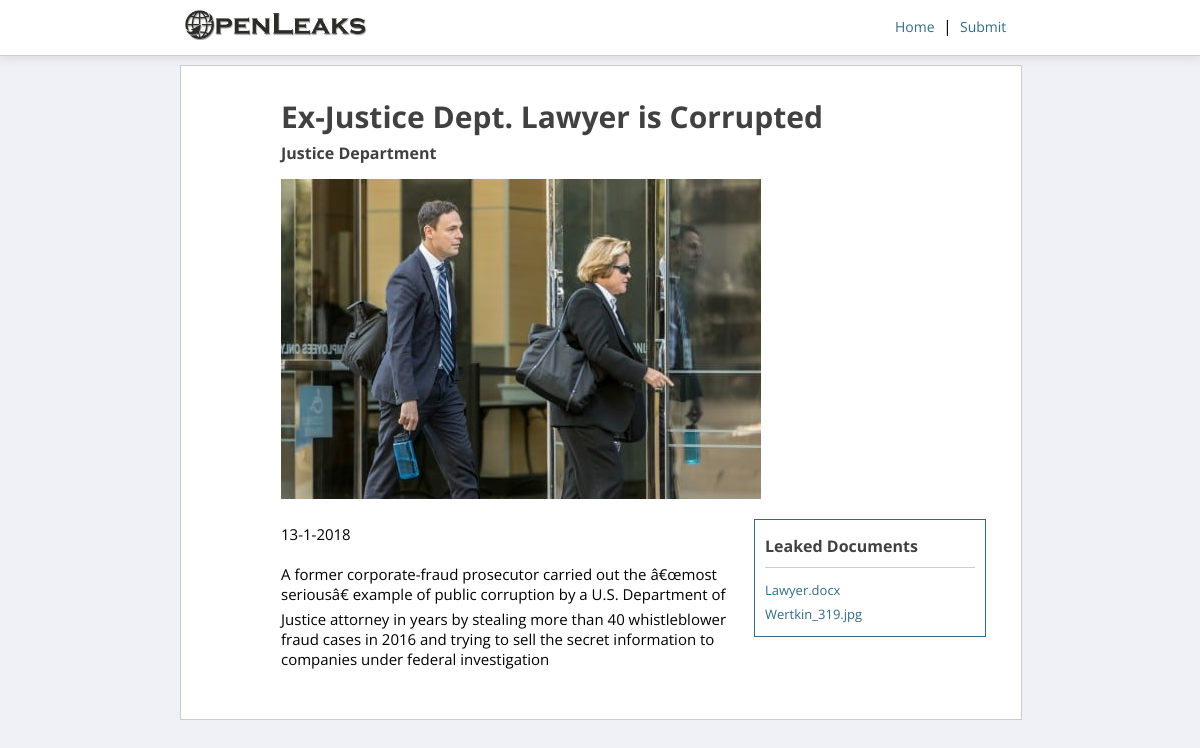
The page /post?id=9463 on the database its author committed.
### tables this page shows
CREATE TABLE IF NOT EXISTS `submission` (
`sno` int(200) NOT NULL,
  `id` varchar(100) NOT NULL,
  `f1` varchar(1000) DEFAULT NULL,
  `f2` varchar(1000) DEFAULT NULL,
  `f3` varchar(1000) DEFAULT NULL,
  `f4` varchar(1000) DEFAULT NULL,
  `title` varchar(1000) DEFAULT NULL,
  `org` varchar(1000) DEFAULT NULL,
  `thedate` varchar(100) DEFAULT NULL,
  `location` varchar(100) DEFAULT NULL,
  `description` varchar(10000) DEFAULT NULL,
  `verified` varchar(10) DEFAULT NULL,
  `views` varchar(100) DEFAULT NULL
);

### post.php (the view, shortened to what this page needs)
<!DOCTYPE html>
<html>
  <head>
	<link rel="stylesheet" type="text/css" href="css/post.css">
  </head>
  <body>
  	<nav>
  	  <div class="logo">
  		<img src="img/logo.png" onclick="location.href = 'index'">
  	  </div>
  	  <div class="links"><a href="index">Home</a>&nbsp;&nbsp;|&nbsp;&nbsp;<a href="submit">Submit</a></div>
  	</nav>
  	<div class="wrapper">
      <div class="right">
<?php
      $id = $_GET['id'];
      $query = "SELECT * FROM submission WHERE id = '$id'";
      $result = mysql_query($query) or die(mysql_error());
      if($result == FALSE){
        header('location:index');
      }
      else{
        if(mysql_num_rows($result) > 0){
          while($row = mysql_fetch_assoc($result)){
            ?>
            <h1>
              <?php  echo $row['title']; ?>
            </h1>
        <h3><?php echo $row['org']; ?></h3>
       <img src="
          <?php
          if($row['f1'] != "" || $row['f2'] != "" || $row['f3'] != "" || $row['f4'] != ""){
        if(exif_imagetype($row['f1']) == IMAGETYPE_JPEG || exif_imagetype($row['f1']) == IMAGETYPE_PNG){
              echo $row['f1'];
          }
          else if(exif_imagetype($row['f2']) == IMAGETYPE_JPEG || exif_imagetype($row['f2']) == IMAGETYPE_PNG){
            echo $row['f2'];
          }
          }
          else{
            echo "img/globe.png";
          }
       ?>
       ">
        <div class="leaked-docs">
          <h3>Leaked Documents</h3>
            <?php if($row['f1'] != ''){ ?>
              <a href="<?php echo $row['f1']; ?>" download><?php echo basename($row['f1']); ?></a>
            <?php } ?>
            <?php if($row['f2'] != ''){ ?>
              <a href="<?php echo $row['f2']; ?>" download><?php echo basename($row['f2']); ?></a>
            <?php } ?>
        </div>
        <p class="date"><?php echo $row['thedate']; ?></p>
        <p><?php echo $row['description']; ?></p>
     <?
       }
        }
      }
?>
      </div>
  	</div>
    <br><br><br><br><br>
  </body>
</html>

### css/post.css (style rules this page uses)
* { padding: 0; margin: 0; outline: 0; font-size: 16px; font-family: 'Open Sans', sans-serif; text-align: center; }
body { background-color: #eff1f6; }
nav { z-index: 1000; top: 0; position: fixed; width: 100%; background-color: #fff; padding: 10px 0; border-bottom: 1px solid #ccc; box-shadow: 0 0 10px 2px rgba(0, 0, 0, .1); }
nav div.logo { padding-left: 10px; display: inline-block; text-align: left; width: 70%; }
nav div.logo img { height: 30px; }
nav div.links { margin-top: 5px; display: inline-block; margin-left: -130px; position: absolute; }
nav div.links a { font-size: 14px; text-decoration: none; color: #336b87; }
.wrapper { display: inline-block; height: 500px; width: 70%; padding-top: 65px; text-align: center; }
.right { display: inline-block; text-align: left !important; border: 1px solid #ccc; background-color: #fff; width: 100%; height: auto; padding-bottom: 50px; }
.right h1 { color: #414141 !important; padding-left: 100px; padding-right: 100px; padding-top: 30px; text-align: left; font-size: 30px; color: black; }
.right h3 { padding-top: 5px; text-align: left; padding-left: 100px; color: #414141; }
.right p { position: relative; color: : #414141 !important; padding-left: 100px; padding-right: 50px; padding-right: 100px; padding-top: 20px; text-align: left; font-size: 15px; width: 550px; }
.right img { margin-top: 15px; margin-left: 100px; max-width: 550px; }
.leaked-docs { float: right; margin-right: 35px; text-align: left; font-size: 13px; width: 210px; padding: 10px; border: 1px solid #336b87; display: inline-block; vertical-align: top; margin-top: 15px; margin-left: 15px; }
.leaked-docs h3 { padding-bottom: 10px; padding-left: 0; text-align: left; border-bottom: 1px solid #ccc; margin-bottom: 10px; }
.leaked-docs a { color: #336b87; text-decoration: none; font-size: 13px; padding: 3px 0; display: block; text-align: left; }

### rows shown on the page
submission: title "Ex-Justice Dept. Lawyer is Corrupted", org "Justice Department", f2 (picture), f1 "Lawyer.docx", f2 "Wertkin_319.jpg", thedate "13-1-2018", description "A former corporate-fraud prosecutor carried out the â€œmost seriousâ€ example of public corruption by a U.S. Department of Justice attorney in years by stealing more than 40 whistleblower fraud cases in 2016 and trying to sell the secret information to companies under federal investigation"
